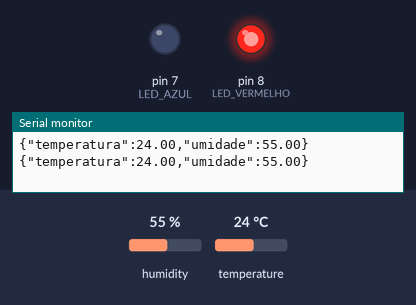
Bench run of a sketch on a simulated Arduino Uno, built with avr-gcc and run on an emulated ATmega328P. On the bench: output pins drawn as LEDs (lit = HIGH), the last lines printed to the serial monitor. The test bench sets the inputs (shaded band); at power-on: temperature 24 °C, humidity 55 %.

Above: at 3.8 s.
3.9 s: temperature set to 22 °C
7.8 s: temperature set to 19 °C
At 10.5 s:
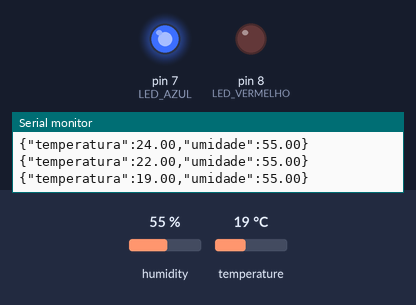
11.7 s: temperature set to 28 °C
At 12.4 s:
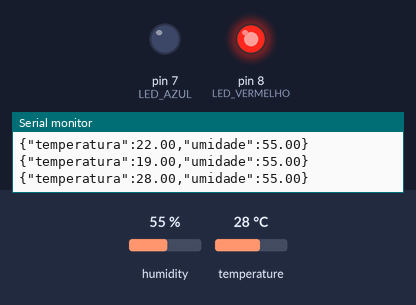
15.6 s: temperature set to 12 °C
At 18.8 s:
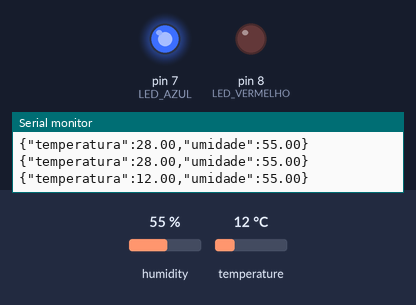
Timing chart, 0 to 20.3 s (numbered marks = the images above; inputs shaded):
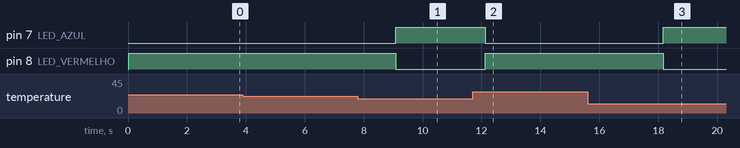

Measured:
- the behaviour switches between 21 and 20 °C on temperature (found by bisection; images 0 and 1)
- after the input at 7.8 s, pin 7 (LED_AZUL): LOW → HIGH after 1.3 s; pin 8 (LED_VERMELHO): HIGH → LOW after 1.3 s
- after the input at 11.7 s, pin 7 (LED_AZUL): HIGH → LOW after 0.42 s; pin 8 (LED_VERMELHO): LOW → HIGH after 0.42 s
- after the input at 15.6 s, pin 7 (LED_AZUL): LOW → HIGH after 2.6 s; pin 8 (LED_VERMELHO): HIGH → LOW after 2.6 s

The sketch:

meteoro__1_.ino
```cpp
#include <DHT.h>

#define DHTPIN 2      // Pino de dados do DHT11
#define DHTTYPE DHT11

#define LED_VERMELHO 8
#define LED_AZUL 7

DHT dht(DHTPIN, DHTTYPE);

void setup() {
  Serial.begin(9600);
  dht.begin();

  pinMode(LED_VERMELHO, OUTPUT);
  pinMode(LED_AZUL, OUTPUT);
}

void loop() {
  float temperatura = dht.readTemperature();
  float umidade = dht.readHumidity();

  // Verifica se a leitura falhou
  if (isnan(temperatura) || isnan(umidade)) {
    Serial.println("{\"error\":\"Falha na leitura do sensor\"}");
  } else {
    // Controle dos LEDs
    if (temperatura > 20) {
      digitalWrite(LED_VERMELHO, HIGH);
      digitalWrite(LED_AZUL, LOW);
    } else {
      digitalWrite(LED_VERMELHO, LOW);
      digitalWrite(LED_AZUL, HIGH);
    }

    // Envia dados via Serial em JSON
    Serial.print("{\"temperatura\":");
    Serial.print(temperatura);
    Serial.print(",\"umidade\":");
    Serial.print(umidade);
    Serial.println("}");
  }

  delay(3000); // Espera 3 segundos antes da próxima leitura
}
```
